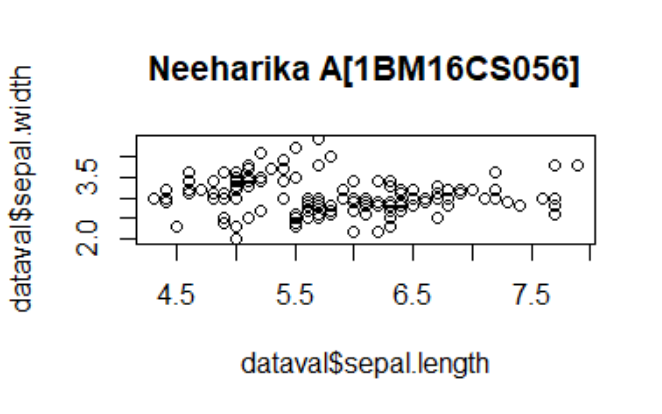

The script that drew this image:

dataval=read.csv("C:/Users/dell/Desktop/DATA_SET/iris.csv")
dataval
#sepal.length
#sepal.width

plot(dataval$sepal.length,dataval$sepal.width,main="Neeharika A[1BM16CS056]")
